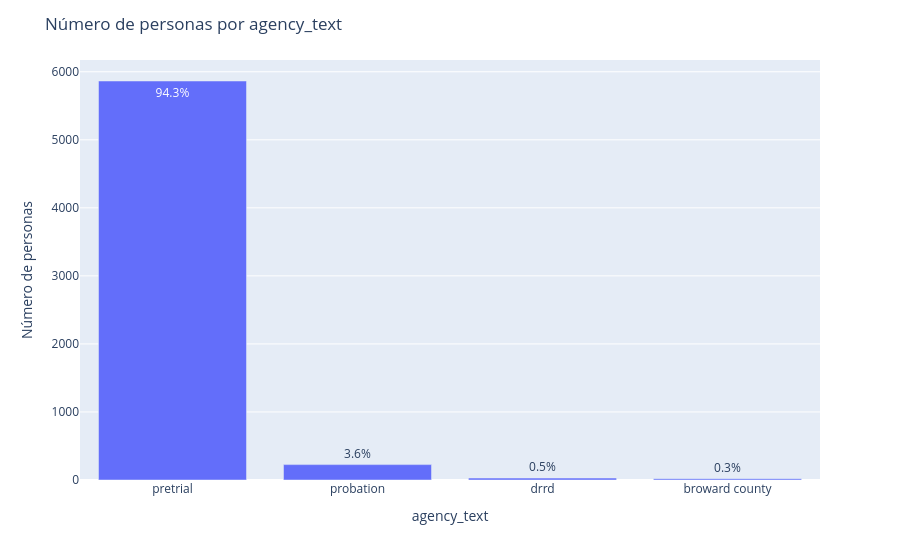
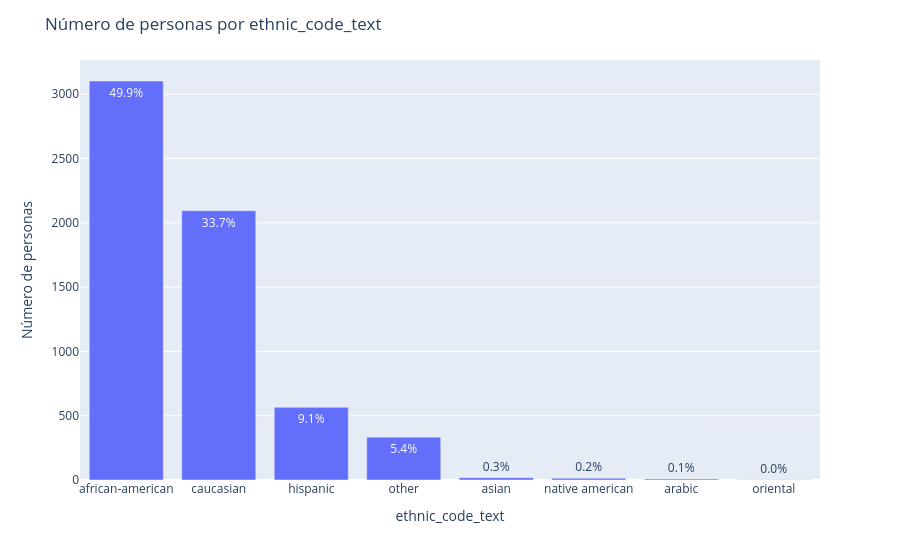
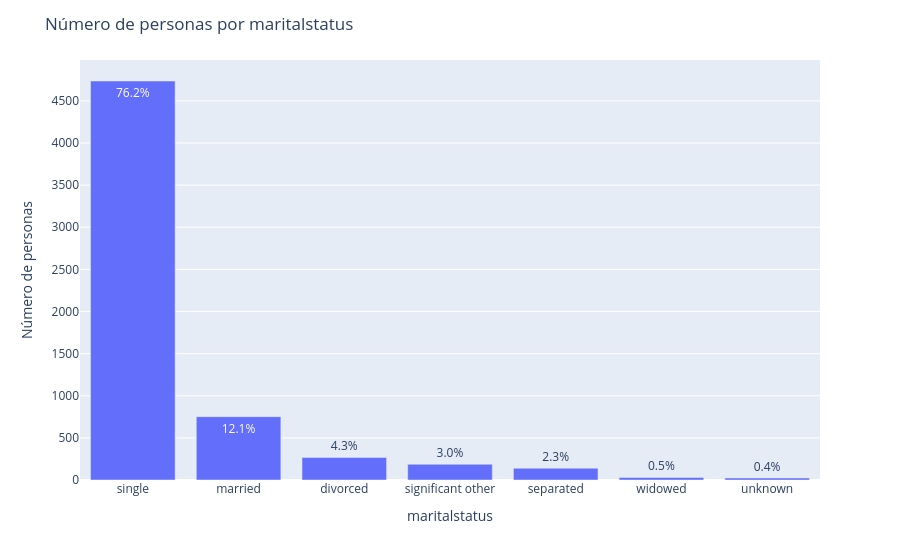

Here is the notebook cell these charts were saved with, in order:
### Code cell
eda(df)

### Figure 1 — Plotly figure (JSON) as saved in the notebook; plotly's stock layout.template omitted (floating-point values rounded to 4 significant figures)
{"data": [{"alignmentgroup": "True", "hovertemplate": "agency_text=%{x}<br>frecuencia=%{y}<br>text=%{text}<extra></extra>", "legendgroup": "", "marker": {"color": "#636efa", "pattern": {"shape": ""}}, "name": "", "offsetgroup": "", "orientation": "v", "showlegend": false, "text": ["94.3%", "3.6%", "1.3%", "0.5%", "0.3%"], "textposition": "auto", "type": "bar", "x": ["pretrial", "probation", null, "drrd", "broward county"], "xaxis": "x", "y": [5864, 226, 79, 28, 19], "yaxis": "y"}], "layout": {"barmode": "relative", "legend": {"tracegroupgap": 0}, "margin": {"t": 60}, "title": {"text": "Número de personas por agency_text"}, "xaxis": {"anchor": "y", "domain": [0, 1], "title": {"text": "agency_text"}}, "yaxis": {"anchor": "x", "domain": [0, 1], "title": {"text": "Número de personas"}}}}

### Figure 2 — Plotly figure (JSON) as saved in the notebook; plotly's stock layout.template omitted (floating-point values rounded to 4 significant figures)
{"data": [{"alignmentgroup": "True", "hovertemplate": "ethnic_code_text=%{x}<br>frecuencia=%{y}<br>text=%{text}<extra></extra>", "legendgroup": "", "marker": {"color": "#636efa", "pattern": {"shape": ""}}, "name": "", "offsetgroup": "", "orientation": "v", "showlegend": false, "text": ["49.9%", "33.7%", "9.1%", "5.4%", "1.3%", "0.3%", "0.2%", "0.1%", "0.0%"], "textposition": "auto", "type": "bar", "x": ["african-american", "caucasian", "hispanic", "other", null, "asian", "native american", "arabic", "oriental"], "xaxis": "x", "y": [3103, 2094, 565, 333, 79, 18, 14, 8, 2], "yaxis": "y"}], "layout": {"barmode": "relative", "legend": {"tracegroupgap": 0}, "margin": {"t": 60}, "title": {"text": "Número de personas por ethnic_code_text"}, "xaxis": {"anchor": "y", "domain": [0, 1], "title": {"text": "ethnic_code_text"}}, "yaxis": {"anchor": "x", "domain": [0, 1], "title": {"text": "Número de personas"}}}}

### Figure 3 — Plotly figure (JSON) as saved in the notebook; plotly's stock layout.template omitted (floating-point values rounded to 4 significant figures)
{"data": [{"alignmentgroup": "True", "hovertemplate": "maritalstatus=%{x}<br>frecuencia=%{y}<br>text=%{text}<extra></extra>", "legendgroup": "", "marker": {"color": "#636efa", "pattern": {"shape": ""}}, "name": "", "offsetgroup": "", "orientation": "v", "showlegend": false, "text": ["76.2%", "12.1%", "4.3%", "3.0%", "2.3%", "1.3%", "0.5%", "0.4%"], "textposition": "auto", "type": "bar", "x": ["single", "married", "divorced", "significant other", "separated", null, "widowed", "unknown"], "xaxis": "x", "y": [4736, 752, 268, 187, 140, 79, 30, 24], "yaxis": "y"}], "layout": {"barmode": "relative", "legend": {"tracegroupgap": 0}, "margin": {"t": 60}, "title": {"text": "Número de personas por maritalstatus"}, "xaxis": {"anchor": "y", "domain": [0, 1], "title": {"text": "maritalstatus"}}, "yaxis": {"anchor": "x", "domain": [0, 1], "title": {"text": "Número de personas"}}}}
